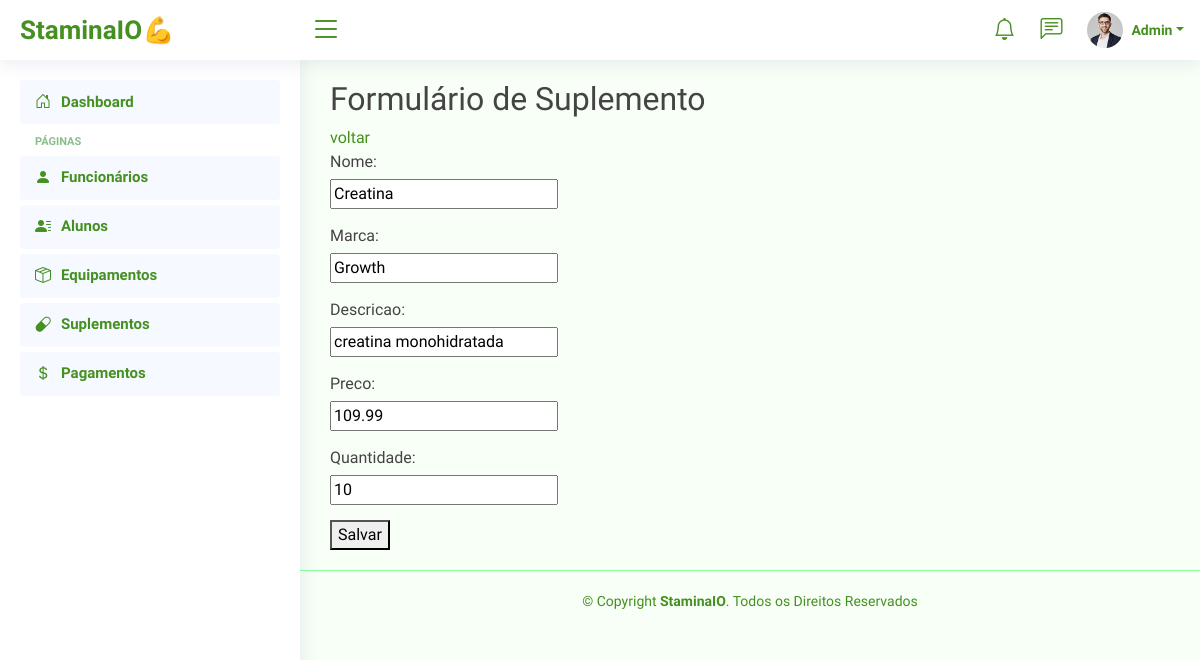
The page /suplemento/editar/1/ (signed in) on the database its author committed.
### suplemento/models.py (models this page shows)
class Suplemento(models.Model):
    nome = models.CharField(max_length=20)
    marca = models.CharField(max_length=20)
    descricao = models.CharField(max_length=100, default="")
    preco = models.FloatField()
    quantidade = models.IntegerField(default=1)

### suplemento/views.py (the view)
# urls.py: path('editar/<int:pk>/', views.editar_suplemento, name='editar_suplemento'),
@login_required
def editar_suplemento(request, pk):
    suplemento = get_object_or_404(Suplemento, pk=pk)
    if request.method == 'POST':
        form = SuplementoForm(request.POST, instance=suplemento)
        if form.is_valid():
            form.save()
            messages.success(request, 'Suplemento atualizado com sucesso!')
            return redirect('suplemento:listar_suplementos')
        else:
            messages.error(request, 'Erro ao atualizar suplemento. Verifique os dados e tente novamente.')
    else:
        form = SuplementoForm(instance=suplemento)
    return render(request, 'suplemento/form_suplemento.html', {'form': form})

### suplemento/forms.py
class SuplementoForm(forms.ModelForm):
    class Meta:
        model = Suplemento
        fields = '__all__'

### templates/suplemento/form_suplemento.html (shortened to what this page needs)
{% extends '_base.html' %}
{% block content %}
    <h2>Formulário de Suplemento</h2>
    <a href="{% url 'suplemento:listar_suplementos' %}">voltar</a>
    <form method="post">
        {{ form.as_p }}
        <button type="submit">Salvar</button>
    </form>
{% endblock %}

### static/css/style.css (style rules this page uses)
:root { scroll-behavior: smooth; }
body { font-family: "Chakra Petch", sans-serif; background: #f7fff6; color: #444444; }
a { color: #459020; text-decoration: none; }
h1, h2, h3, h4, h5, h6 { font-family: "Chakra Petch", sans-serif; }
form p { margin-bottom: 15px; }
form p label { display: block; margin-bottom: 5px; }

### rows shown on the page
Suplemento: nome "Creatina", marca "Growth", descricao "creatina monohidratada", preco "109.99", quantidade "10"
